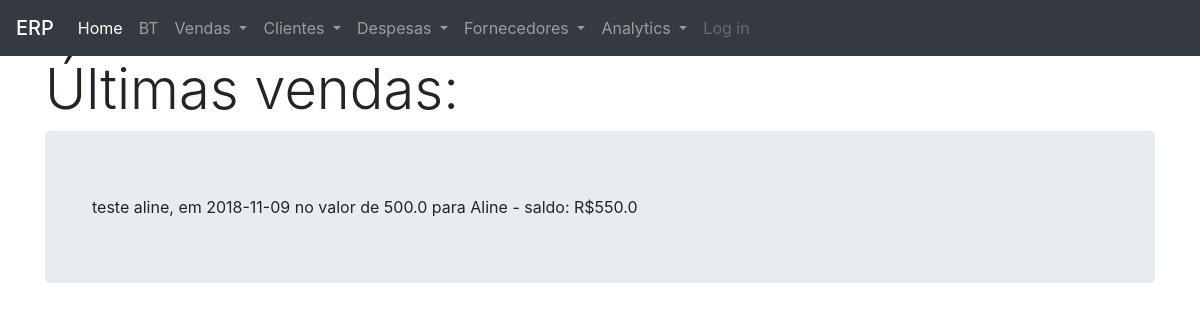
Before: /3 with the older database file.
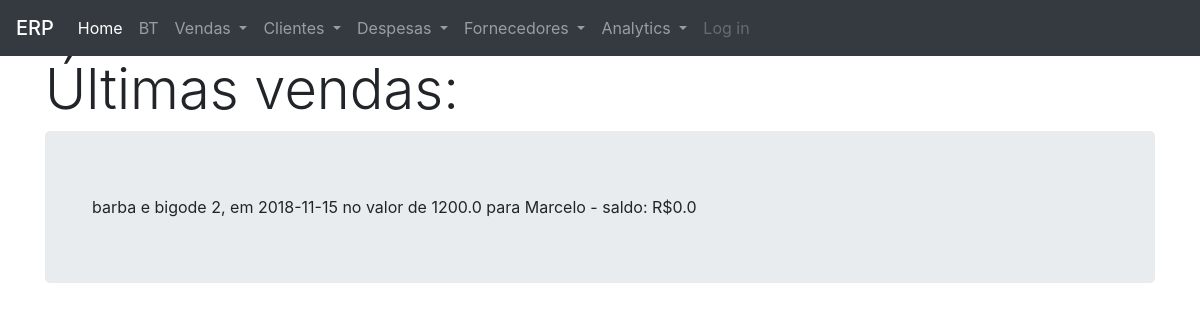
After: the same page with the newer database file.
### petshop/modelos/models.py (models this page shows, shortened)
class Vendas(db.Model):
    __tablename__ = 'vendas'
    id = db.Column(db.Integer, primary_key=True)
    tipo = db.Column(db.NVARCHAR(10), nullable=False)
    descricao = db.Column(db.Text, nullable=False)
    data_venda = db.Column(db.Date, nullable=False)
    valor_servicos = db.Column(db.Float, nullable=True)
    valor_taxi = db.Column(db.Float, nullable=True)
    cliente_id = db.Column(db.Integer, db.ForeignKey('clientes.id'))
    peludo_id = db.Column(db.Integer, db.ForeignKey('peludos.id'))
    saldo = db.Column(db.Float, nullable=True)
    pagamentos = db.relationship('Pagamentos')
    data_pbanho = db.Column(db.Date, nullable=True)
    n_banhos = db.Column(db.Integer, nullable=True)
    tipo_banho = db.Column(db.Enum('pacote', 'avulso', 'cortesia'), nullable=True)
    pacote = db.Column(db.NVARCHAR(10), nullable=True)
    data_entrada = db.Column(db.Date, nullable=True)
    data_saida = db.Column(db.Date, nullable=True)
    valor_diarias = db.Column(db.Float, nullable=True)
    valor_prod = db.Column(db.Float, nullable=True)
    custo_prod = db.Column(db.Float, nullable=True)
    def calcula_saldo(self):
        valor_total = self.valor_servicos + self.valor_taxi
        pagamentos = self.pagamentos
        if pagamentos:
            valores_pagos = [item.valor for item in pagamentos]
            valores_pagos = np.array(valores_pagos)
            saldo = round(valor_total - valores_pagos.sum(), 2)
            return saldo
        return valor_total
    def __repr__(self):
        return f"""
        {self.descricao}, em {self.data_venda} no valor de {self.valor_servicos}
        para {Clientes.query.get(self.cliente_id).nome} - saldo: R${self.calcula_saldo()}
        """

class Clientes(db.Model):
    __tablename__ = 'clientes'
    id = db.Column(db.Integer, primary_key=True)
    nome = db.Column(db.NVARCHAR(30), nullable=False)
    sexo = db.Column(db.Enum('M', 'H'), nullable=False)
    peludo = db.relationship('Peludos', backref='clientes', lazy=True)
    venda = db.relationship('Vendas', backref='clientes', lazy=True)
    contato = db.relationship('Contatos')
    endereco = db.relationship('Enderecos')

class Pagamentos(db.Model):
    __tablename__ = 'pagamentos'
    id = db.Column(db.Integer, primary_key=True)
    data = db.Column(db.Date, nullable=False)
    valor = db.Column(db.Float, nullable=False)
    valor_entrada = db.Column(db.Float, nullable=False)
    forma_pagto = db.Column(
        db.Enum('cash', 'debito', 'credito', 'cheque', 'pendente'), nullable=False)
    venda_id = db.Column(db.Integer, db.ForeignKey('vendas.id'))

### petshop/views/views_vendas.py (the view)
@views_vendas.route('/<int:id>', methods=['GET', 'POST'])
def modifica_venda(id):
    if(id):
        listagem = Vendas.query.get_or_404(id)
        return render_template('lista_vendas.html', listagem=listagem)

### petshop/templates/lista_vendas.html
{% extends "base.html" %}
{% block content %}
<h1 class="display-4">Últimas vendas:</h1>
<div class="jumbotron">
<div class="container">
{{ listagem }}
</div>
</div>
{% endblock %}

Changed rows visible on the page:
changed Vendas: descricao+data_venda+valor_servicos "teste aline, em 2018-11-09 no valor de 500.0 para Aline - saldo: R$550.0" → "barba e bigode 2, em 2018-11-15 no valor de 1200.0 para Marcelo - saldo: R$0.0"
